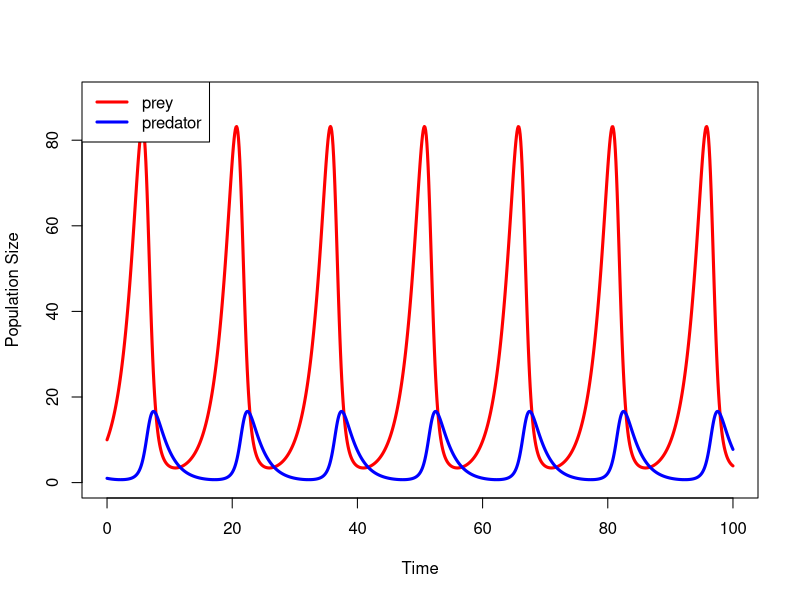
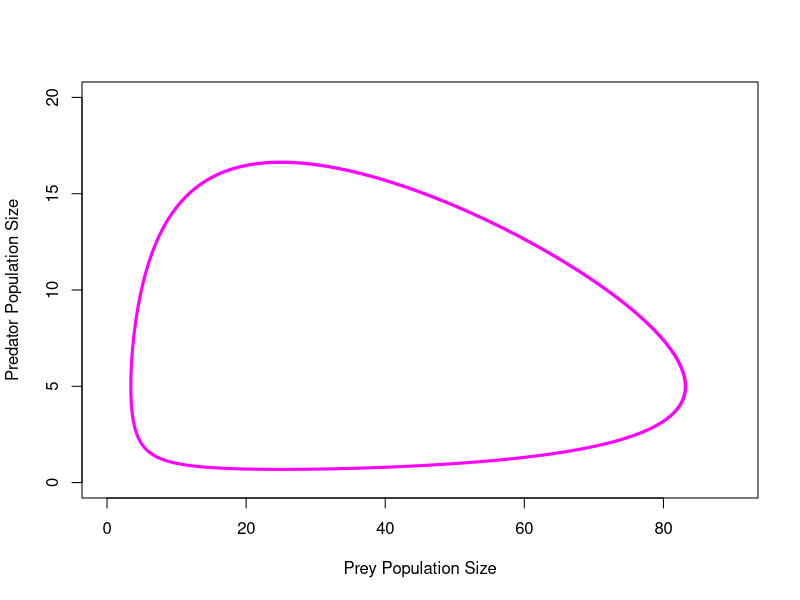
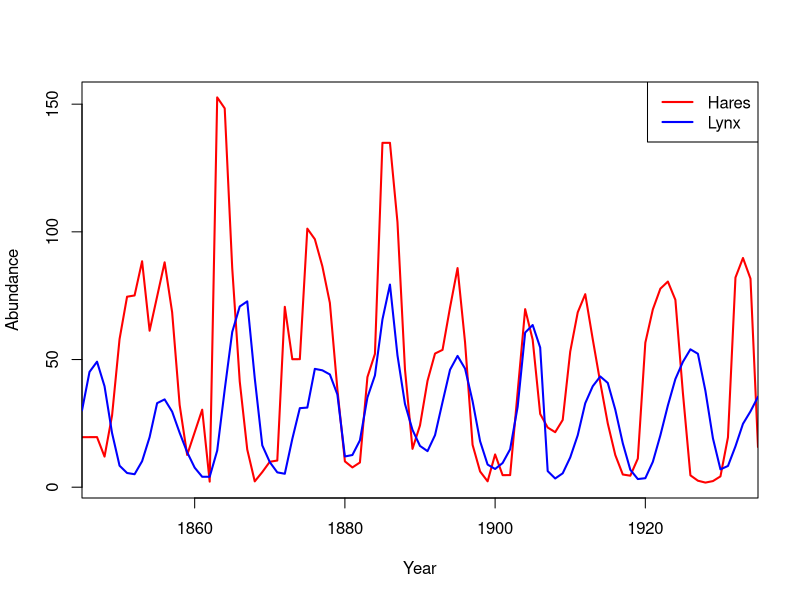
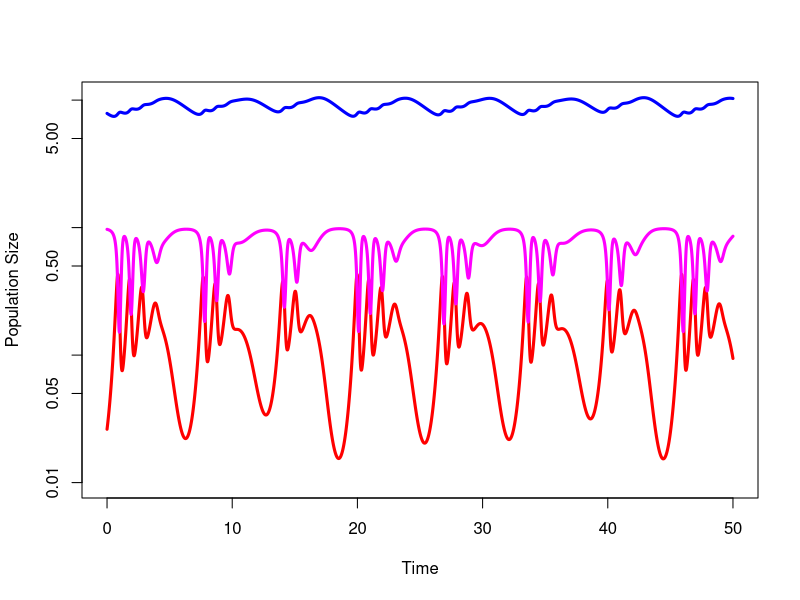
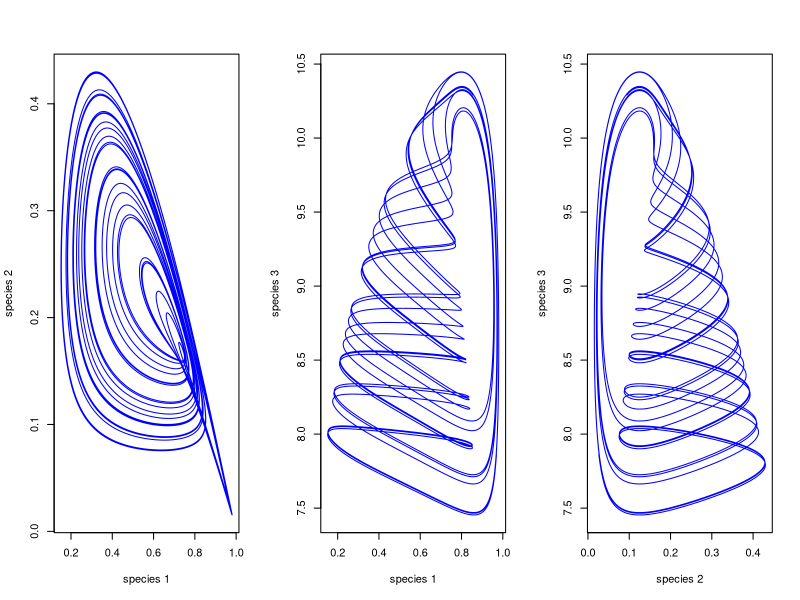
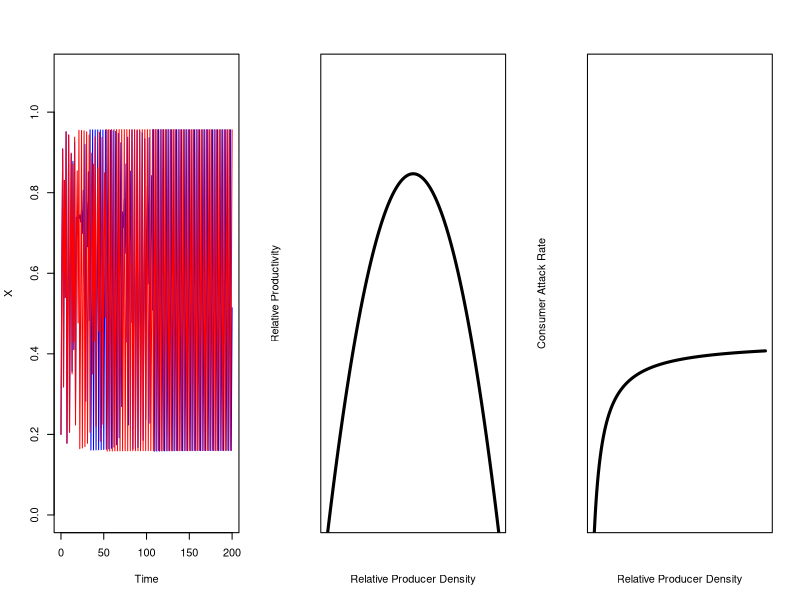
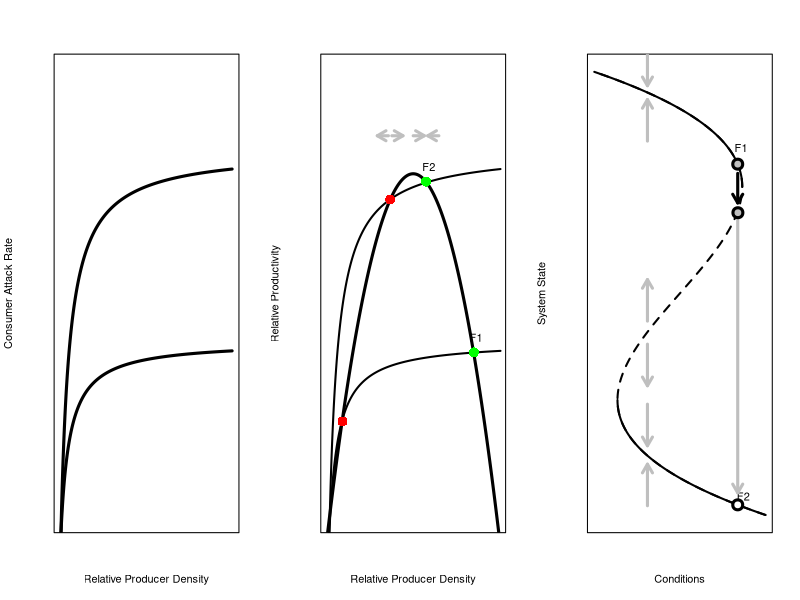
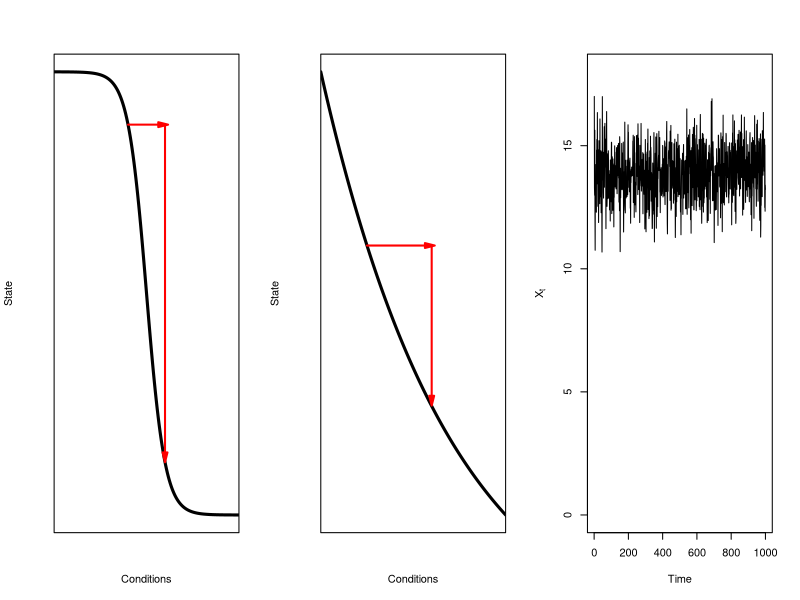

Here is the R script that generated these plots, in order:
## ---- chunk 1
#| fig-asp: 1
#| message: false
require(deSolve)
## Lotka-Volterra equations
lv <- function(t, x, parms) {
  with(as.list(parms), {
    dx1 <- r1*x[1] - c1*x[1]*x[2]
    dx2 <- -r2*x[2] + c2*x[1]*x[2]
    results <- c(dx1,dx2)
    list(results)
  })
}

# parameters
xstart <- c(x1=10,x2=1)
times <- seq(0,100,length=1001)
parms <- c(r1=0.5,r2=0.5, c1=0.1,c2=0.02)
out1 <- as.data.frame(ode(xstart,times,lv,parms))

# plot
with(out1, plot(time, x1, type="l", lwd=3, col="red", 
                xlab="Time", ylab="Population Size", xlim=c(0,100), ylim=c(0,90)))
with(out1, lines(time, x2, lwd=3, col="blue"))
legend("topleft",c("prey","predator"), lwd=3, col=c("red","blue"))
## ---- chunk 2
#| fig-asp: 1
#Phase Portrait
with(out1, plot(x1, x2, type="l", col="magenta", lwd=3, 
                xlab="Prey Population Size", 
                ylab="Predator Population Size",
                xlim=c(0,90), ylim=c(0,20)))
## ---- chunk 3
lh <- read.table("data/LynxHare.txt")
names(lh) <- c("Year","Hare","Lynx")
plot(lh$Year, lh$Hare, type="l", lwd=2, xaxs="i", 
     col="red", xlab="Year", ylab="Abundance")
lines(lh$Year, lh$Lynx, lwd=2, col="blue")
legend("topright", c("Hares","Lynx"), col=c("red","blue"), lty=1, lwd=2)
## ---- chunk 4
hp91 <- function(t,x,parms){
  with(as.list(c(parms,x)), {
    dx1 <- x1*(1-x1) - x2*a1*x1/(1+b1*x1)
    dx2 <- x2*a1*x1/(1+b1*x1) - x3*a2*x2/(1+b2*x2) - d1*x2
    dx3 <- x3*a2*x2/(1+b2*x2) - d2*x3
    res <- c(dx1,dx2,dx3)
    list(res)
  })
}

#b1 varied from 2.0-6.2
parms <- c(a1=5.0, b1=3.0, a2=0.1, b2=2.0, d1=0.4, d2=0.01)
xstart <- c(x1=0.9692178, x2=0.02620731, x3=7.865967) #their starting values
times <- seq(0,1000, length=10001)
out1 <- as.data.frame(lsoda(xstart, times, hp91, parms))

plot(out1[,1]/20,out1[,4], log="y",type="l",col="blue", lwd=3,
     xlab="Time",ylab="Population Size", ylim=c(0.01,10.5))
lines(out1[,1]/20,out1[,3],col="red", lwd=3)
lines(out1[,1]/20,out1[,2],col="magenta", lwd=3)
## ---- chunk 5
par(mfrow=c(1,3))
plot(out1[,2],out1[,3], type="l",col="blue", xlab="species 1", ylab="species 2")
plot(out1[,2],out1[,4], type="l",col="blue", xlab="species 1", ylab="species 3")
plot(out1[,3],out1[,4], type="l",col="blue", xlab="species 2", ylab="species 3")
## ---- chunk 6
#| fig-asp: 1
## logistic map
f <- expression(a*x*(1-x))
## every integer period cycle
a <- 3.8284
xx <- (0.2)
x <- xx
for(t in 1:200){
  x <- eval(f)
  xx <- c(xx,x)
}

## just barely different initial conditions
xx1 <- (0.20001)
x <- xx1
for(t in 1:200){
  x <- eval(f)
  xx1 <- c(xx1,x)
}

plot(0:200,xx,type="l", xlab="Time", ylab="X", lwd=1, ylim=c(0,1.1), col="blue")
lines(0:200,xx1, lty=1, lwd=1, col="red")
## ---- chunk 7
#| fig-asp: 1
## Noy-Meir (1975) model
logistic.recruit <- expression(r*N*(1 - (N/K)^theta))
no <- 1
r <- 0.45
K <- 100
theta <- 1
N <- seq(0,K,length=500)

plot(N,eval(logistic.recruit), type="l", yaxs="i", 
     lwd=3, axes=FALSE, 
     xlab="Relative Producer Density", 
     ylab="Relative Productivity", ylim=c(0,15))
box()
## ---- chunk 8
#| fig-asp: 1
# Holling Type II
h2 <- expression(a*N/(b + a*x))
x <- N+1
a <- 0.7
b <- 3

plot(x, 6*eval(h2), type="l", yaxs="i", 
     lwd=3, axes=FALSE, 
     xlab="Relative Producer Density", 
     ylab="Consumer Attack Rate", ylim=c(0,15))
box()
## ---- chunk 9
#| fig-asp: 1
plot(x, 6*eval(h2), type="l", yaxs="i", 
     lwd=3, axes=FALSE, 
     xlab="Relative Producer Density", 
     ylab="Consumer Attack Rate", ylim=c(0,15))
lines(x,12*eval(h2), lwd=3)
box()
## ---- chunk 10
#| fig-asp: 1
plot(N,eval(logistic.recruit), type="l", yaxs="i", lwd=3, axes=FALSE, xlab="Relative Producer Density", ylab="Relative Productivity", ylim=c(0,15))
box()
lines(x, 6*eval(h2), lwd=2)
#lines(x, 8*eval(h2))
#lines(x, 10*eval(h2))
lines(x, 12*eval(h2), lwd=2)
#lines(x, 13*eval(h2))
#lines(x, 14*eval(h2))
points(c(8.702413, 36.521362, 57.497146, 85.464859), c(3.485678, 10.441517, 11.003335,  5.652690), col=c("red","red","green","green"), cex=2, pch=16)
arrows(36.521362-7.5, 10.441517+2, 36.521362-1, 10.441517+2, code=1, lwd=3, length=0.1, col=grey(0.75))
arrows(36.521362+1, 10.441517+2, 36.521362+7.5, 10.441517+2, code=2, lwd=3, length=0.1, col=grey(0.75))
#
arrows(57.497146-7.5, 10.441517+2, 57.497146-1, 10.441517+2, code=2, lwd=3, length=0.1, col=grey(0.75))
arrows(57.497146+1, 10.441517+2, 57.497146+7.5, 10.441517+2, code=1, lwd=3, length=0.1, col=grey(0.75))
text(c(59.13355, 86.65497), c(11.458140,  6.107494), c("F2", "F1"))
## ---- chunk 11
#| fig-asp: 1
## Fold Catastrophe
x <- seq(-12,12,length=1000)
y <- seq(12,10/sqrt(3), length=1000)

plot(-x^3+100*x,x,type="l", axes=FALSE, lwd=2, lty=2, xlab="Conditions", ylab="System State")
box()
lines(-y^3+100*y,y, lwd=2)
lines(y^3-100*y,-y, lwd=2)

# unstable
arrows(-200,-5,-200,-2.75, code=1, lwd=3, length=0.1, col=grey(0.75))
arrows(-200,-1.5,-200, 0.75, code=2, lwd=3, length=0.1, col=grey(0.75))
#lower stable
arrows(-200,-6,-200, -8.25, code=2, lwd=3, length=0.1, col=grey(0.75))
arrows(-200,-11.5,-200, -9.25, code=2, lwd=3, length=0.1, col=grey(0.75))
#upper stable
arrows(-200,13.5,-200, 11.25, code=2, lwd=3, length=0.1, col=grey(0.75))
arrows(-200,8.25,-200, 10.5, code=2, lwd=3, length=0.1, col=grey(0.75))

points(357,7, pch=21, cex=2, lwd=3, bg=grey(0.75))
text(376.6749, 7.87279, "F1")
text(391.1386, -11, "F2")     
points(357,-11.452987, pch=21, cex=2, lwd=3, bg="white")
arrows(357,6.5,357,4.9, lwd=3, length=0.1)
arrows(357,4,357,-10.8, code=2, lwd=3, length=0.1, col=grey(0.75))
points(358.1289,4.37, pch=21, cex=2, lwd=3, bg=grey(0.75))
## ---- chunk 12
#| fig-asp: 1
library(shape)
logist <- function(x,a,b) 1/(1+exp(-(a+b*x)))

x <- seq(0,20,,200)
## need to make a<0 so that whole curve appears

# High Sensitivity
plot(x,1-logist(x=x,a=-10,b=1), type="l", lwd=3, 
     axes=FALSE,
     frame=TRUE,
     xaxs="i",
     xlab="Conditions", ylab="State")
Arrows(8,1-logist(8,a=-10,b=1),11.8,1-logist(8,a=-10,b=1), arr.type = "triangle", arr.length = 0.2, lwd=2, col="red")
Arrows(12,1-logist(8,a=-10,b=1),12,1-logist(11.9,a=-10,b=1), arr.type = "triangle", arr.length = 0.2, lwd=2, col="red")

## Large Perturbation
plot(x,exp(-0.07*x), type="l", lwd=3, 
     axes=FALSE,
     frame=TRUE,
     xaxs="i",
     xlab="Conditions", ylab="State")
Arrows(5,exp(-0.07*5),11.8,exp(-0.07*5), arr.type = "triangle", arr.length = 0.2, lwd=2, col="red")
Arrows(12,exp(-0.07*5),12,exp(-0.07*11.7), arr.type = "triangle", arr.length = 0.2, lwd=2, col="red")
## ---- chunk 13
#| fig-asp: 1
## logistic growth with harvesting
dX <- function(X,K,c) X*(1 - X/K) - c*(X^2/(X^2+1))

X0 <- 17

## high resilience
nmax <- 1000
X <- rep(0,nmax)
## mean-zero normal noise
epsilon <- rnorm(nmax) # normal innovations
X[1] <- X0
for(i in 2:nmax){
  X[i] <- X[i-1] + dX(X[i-1],15,1) + epsilon[i]
}

# time series
plot(1:1000,X, type="l", xlab="Time", ylab=expression(X[t]), ylim=c(0,18))

# correlation
plot(X[-nmax],X[-1], pch=16, 
     xlab=expression(X[t]),  ylab=expression(X[t+1]), xlim=c(8,18), ylim=c(8,18))
abline(a=0,b=1)
cor(X[-nmax],X[-1])
ac <- acf(X)
ac[1]

## low resilience
X1 <- rep(0,nmax)
epsilon <- rnorm(nmax) 
X1[1] <- X0
for(i in 2:nmax){
  X1[i] <- pmax(X1[i-1] + dX(X1[i-1],15,2.6) + epsilon[i],0)
}

# time series
plot(1:1000,X1, type="l", xlab="Time", ylab=expression(X[t]), ylim=c(0,18))

# correlation
plot(X1[-nmax],X1[-1], pch=16, 
     xlab=expression(X[t]),  ylab=expression(X[t+1]),xlim=c(6,18), ylim=c(6,18))
abline(a=0,b=1)
cor(X1[-nmax],X1[-1])
ac1 <- acf(X1)
ac1[1]
## ---- chunk 14
#| fig-asp: 1
#| message: false
require(zoo)
set.seed(42)
## logistic growth with harvesting
dX <- function(X,K,c) X*(1 - X/K) - c*(X^2/(X^2+1))

X0 <- 17
nmax <- 1000
ccc <- c(rep(1,100), seq(1,4,,900))
X2 <- rep(0,nmax)         
epsilon <- rnorm(nmax)
X2[1] <- X0

for(i in 2:nmax){
  X2[i] <- pmax(X2[i-1] + dX(X2[i-1],15,ccc[i]) + epsilon[i],0)
  if(X2[i]==0) break # no random resurrection
}

## index of the extinction
extinct <- min(which(X2==0))

plot(1:extinct,X2[1:extinct], type="l", xlab="Time", ylab=expression(X[t]), ylim=c(0,18))
cor(X2[-nmax],X2[-1])
ac2 <- acf(X2[1:extinct])

sdd <- rollapplyr(X2[1:extinct], 100, sd)
plot(sdd, type="l", xlab="Time", ylab="Standard Deviation")

## ---- chunk 15
#| fig-asp: 1
#| message: false
require(zoo)

## a little function to calculate a rolling autocorrelation
getacf <- function(x) {
  tmp <- acf(x,lag.max=1,plot=FALSE)
  return(tmp$acf[2])
}

aaa <- rollapplyr(X2[1:extinct], 100, getacf)
plot(aaa, type="l", xlab="Time", ylab="Autocorrelation")

x2early <- X2[1:200]
x2late <- X2[(extinct-200):extinct]

plot(x2early[-200],x2early[-1], pch=16, 
     xlab=expression(X[t]),  ylab=expression(X[t+1]),xlim=c(0,18), ylim=c(0,18))
abline(a=0,b=1)

plot(x2late[-200],x2late[-1], pch=16, 
     xlab=expression(X[t]),  ylab=expression(X[t+1]),xlim=c(0,18), ylim=c(0,18))
abline(a=0,b=1)
c(cor(x2early[-200],x2early[-1]),cor(x2late[-200],x2late[-1]))
## ---- chunk 16
#| fig-asp: 1
## Fallback Foods
x <- seq(0,20,length=500)
f <- function(x,b) {
  1 - exp(-b*(x-1))
}

f1 <- function(x,a) a/x

plot(x,f(x,b=0.1), type="l", lwd=3, xaxs="i", yaxs="i",
     axes=FALSE,
     xlab="Item Rank",
     ylab="Energy Gain",
     ylim=c(0,1))
axis(1)
box()
lines(x,f(x,b=0.05), lwd=3, col="red")
lines(x,f1(x,a=2), lwd=3, col="grey")
# found approximate points using locator()
text(2.9,0.9648077,expression(E/h))
text(18.75,0.8848253,expression(E^g/T))
text(18.75,0.6362313,expression(E^b/T))
segments(5.5,0,7.4,0, lwd=10, col="green", lend=2) 
text(6.45,0.04825, "Fallback Foods")
## ---- chunk 17
#| fig-asp: 1
# Leslie & Winterhalder (2002) right-ibis function
m <- 8
n <- 2
r <- 18
x <- 0:16

ribis <- function(x,m,n,r){
  if(x<0 | x>=r){
    ibis <- 0
  }
  if(x>=0 & x<m) {
    ibis <- exp(m^2/((m-n)^2) - (m*x/(m-n)^2)) * x^(m^2/((m-n)^2)) *
      m^(-m^2/(m-n)^2)
  }
  if(x>=m & x<r){
    ibis <-  1-(x-m)^2/(m-r)^2
  }
  return(ibis)
}

y <- seq(0,16,length=100)
aaa <- rep(0,100)
for(i in 1:100) aaa[i] <- ribis(x=y[i],m=m,n=n,r=r)

mc <- ribis(x=8,m=m,n=n,r=r)
db <- ribis(x=15,m=m,n=n,r=r)
cl <- ribis(x=2.895,m=m,n=n,r=r)

plot(y,aaa,type="l", lwd=2, axes=FALSE, frame=TRUE,
     xaxs="i", yaxs="i",
     ylim=c(0,1.1),
     xlab="Complexity", ylab="Benefits to Complexity")
segments(8,mc,0,mc,lty=3)
segments(8,0,8,mc,lty=3)

segments(15,db,0,db,lty=3, col="red")
segments(15,0,15,db,lty=3, col="red")
#segments(2.895,cl,0,cl,lty=3, col="red")
segments(2.895,0,2.895,cl,lty=3, col="red")
#mtext(expression(paste(B, "*")),2, at=mc, adj=1, las=2)
mtext(expression(B[max]),2, at=mc, adj=1, las=2)
mtext(expression(B[mid]),2, at=db, adj=1, las=2)
mtext(expression(C[lo]),1, at=2.895, padj=1)
mtext(expression(C[opt]),1, at=8, padj=1)
mtext(expression(C[hi]),1, at=15, padj=1)
